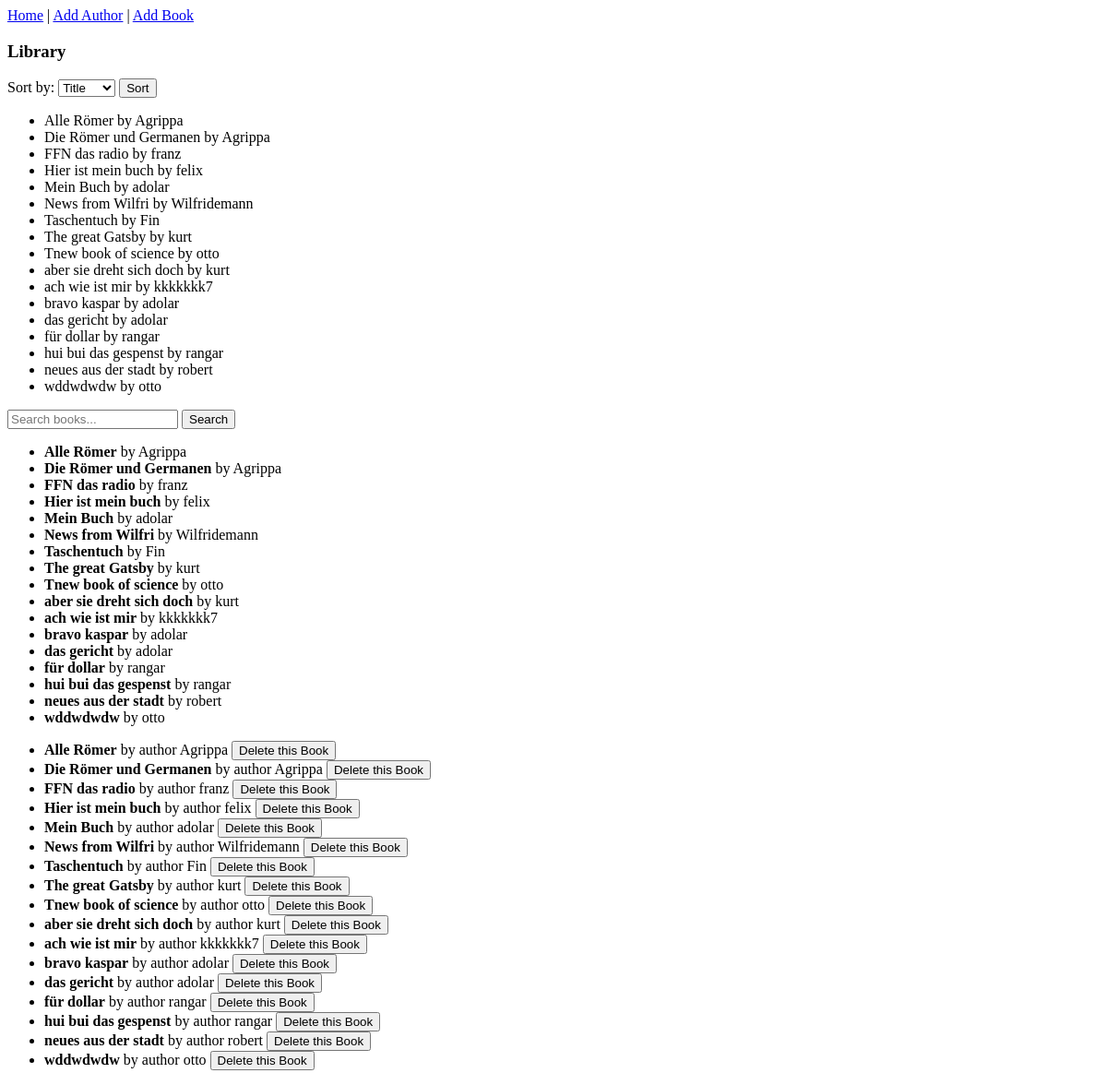
Before: / with the older database file.
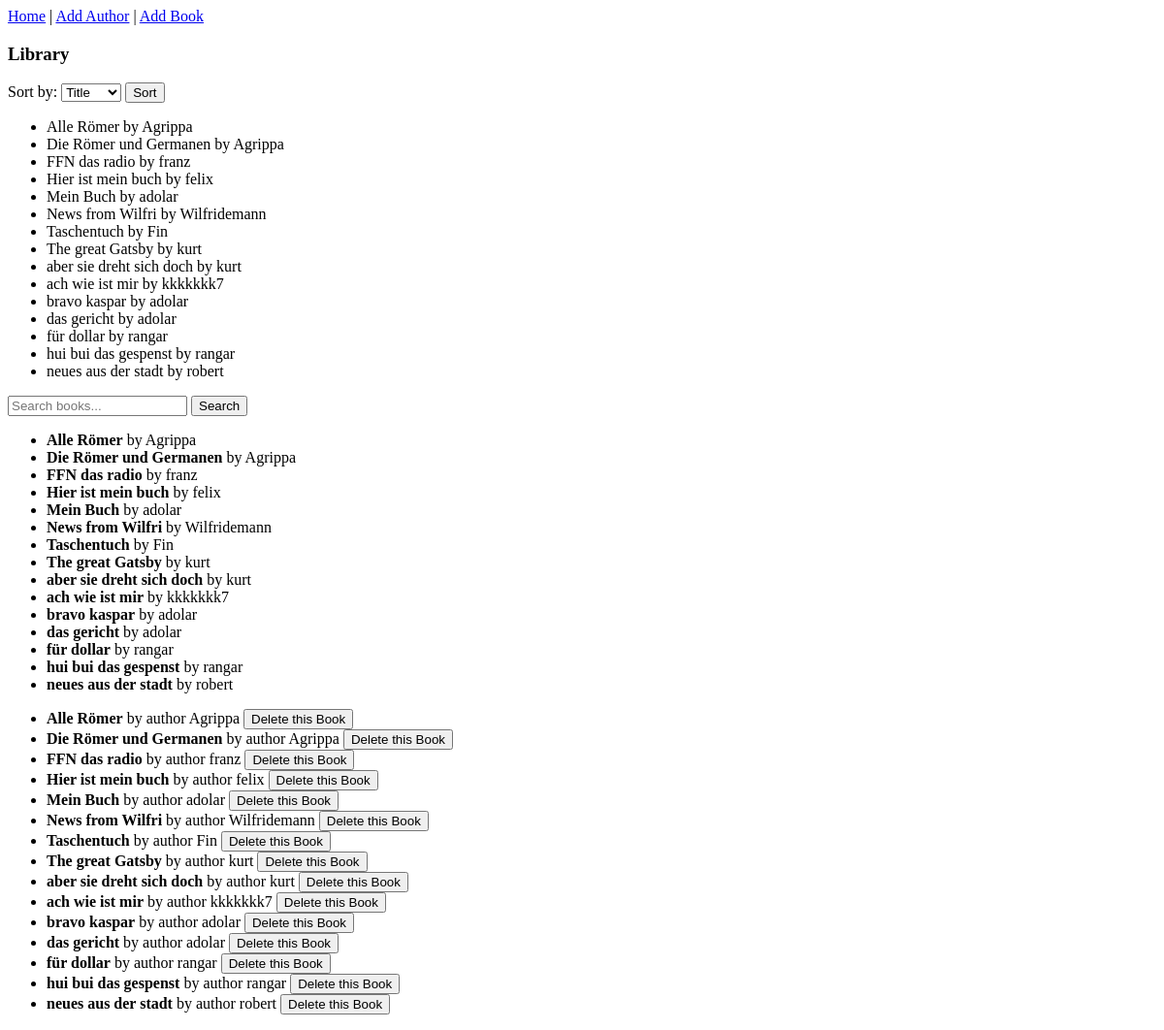
After: the same page with the newer database file.
### data_models.py (models this page shows, shortened)
class Book(db.Model):
    __tablename__ = 'book'
    id = db.Column(db.Integer, primary_key=True)
    isbn = db.Column(db.String(20), nullable=False, unique = True)
    title = db.Column(db.String(200), nullable=False)
    publication_year = db.Column(db.String(4), nullable=True)  # e.g., "2020"
    author_id = db.Column(db.Integer, db.ForeignKey('author.id'), nullable=False)

class Author(db.Model):
    __tablename__ = 'author'
    id = db.Column(db.Integer, primary_key=True)
    name = db.Column(db.String(100), nullable=False)
    birth_date = db.Column(db.String(10), nullable=True)
    date_of_death = db.Column(db.String(10), nullable=True)
    books = db.relationship('Book', backref='author', lazy=True)

### app.py (the view)
@app.route('/')
def home():
    sort = request.args.get('sort', 'title')
    if sort == 'author':
        books = Book.query.join(Author).order_by(Author.name).all()
    if sort == 'title':
        books = Book.query.order_by(Book.title).all()
    search_query = request.args.get('search')
    if search_query:
        books = Book.query.filter(
            (Book.title.ilike(f"%{search_query}%"))
        ).all()
    return render_template('home.html', books=books)

### templates/home.html (shortened to what this page needs)
<!DOCTYPE html>
<html lang="en">
  <head>
  </head>
  <body>
    <nav>
        <a href="{{ url_for('home') }}">Home</a> |
        <a href="{{ url_for('add_author') }}">Add Author</a> |
        <a href="{{ url_for('add_book') }}">Add Book</a>
    </nav>
    <h3>Library</h3>
    <form method="GET" action="/">
        <label>Sort by:</label>
        <select name="sort" >
            <option value="title">Title</option>
        </select>
        <button type="submit">Sort</button>
        <ul>
            {% for book in books %}
                <li>{{ book.title }} by {{ book.author.name }}</li>
            {% endfor %}
        </ul>
        <input type="text" name="search" placeholder="Search books..." />
        <button type="submit">Search</button>
    </form>
    {% if books %}
        <ul>
                {% for book in books %}
                        <li>
                            <strong>{{ book.title }}</strong> by {{ book.author.name }}
                        </li>
                {% endfor %}
        </ul>
    {% else %}
        <p>No books found matching your search.</p>
    {% endif %}
  <ul>
  {% for book in books %}
    <li>
      <strong>{{ book.title }}</strong> by author  {{ book.author.name }}
        <form action="{{ url_for('delete_book', book_id=book.id) }}" method="POST" style="display:inline;">
            <button type="submit" onclick="return confirm('Are you sure you want to delete this book?');">Delete this Book</button>
        </form>
    </li>
  {% endfor %}
</ul>
  </body>
</html>

Changed rows visible on the page:
removed Book: title "Tnew book of science", author.name "otto"
removed Book: title "wddwdwdw", author.name "otto"
